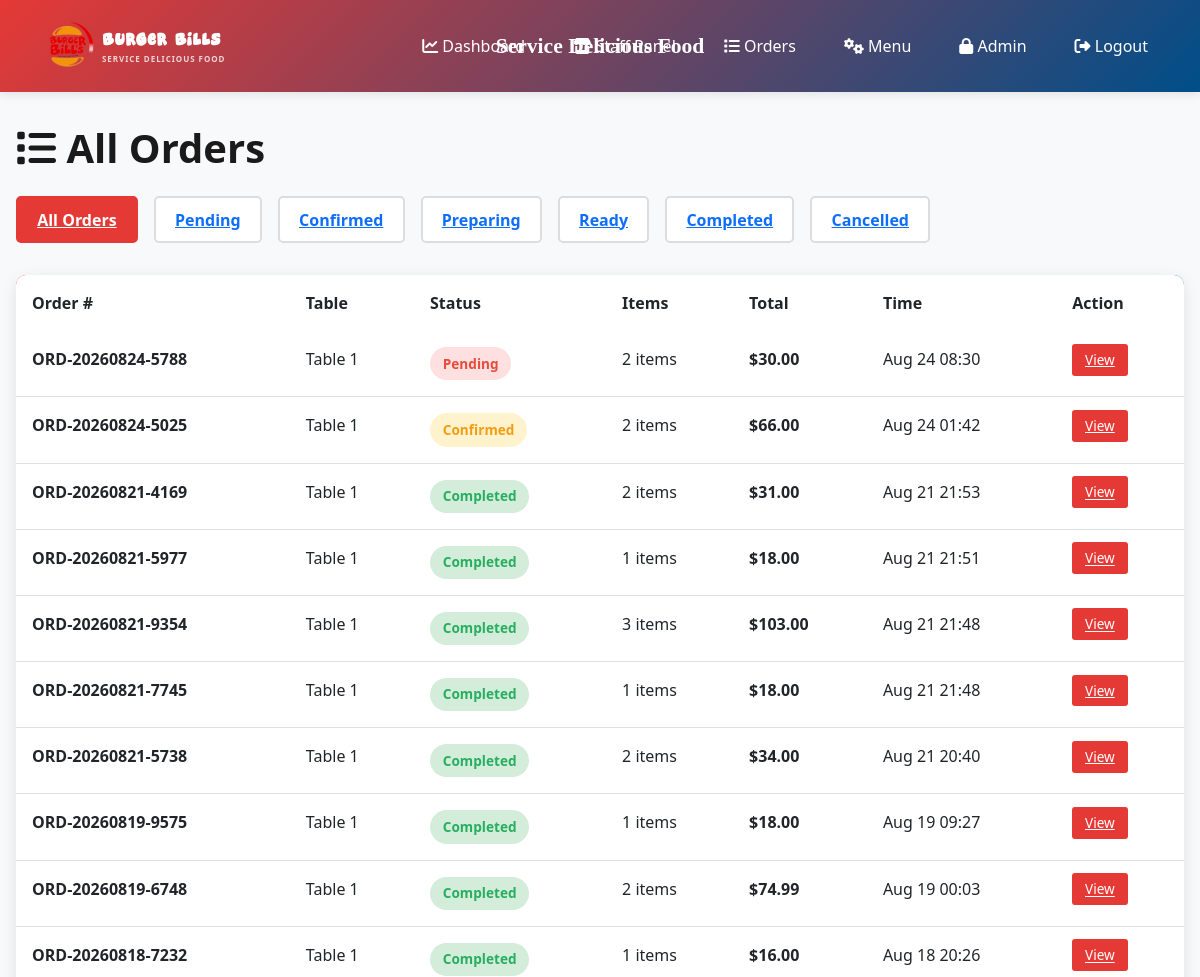
The page /orders/ (signed in, upper part) on the database as committed earlier.
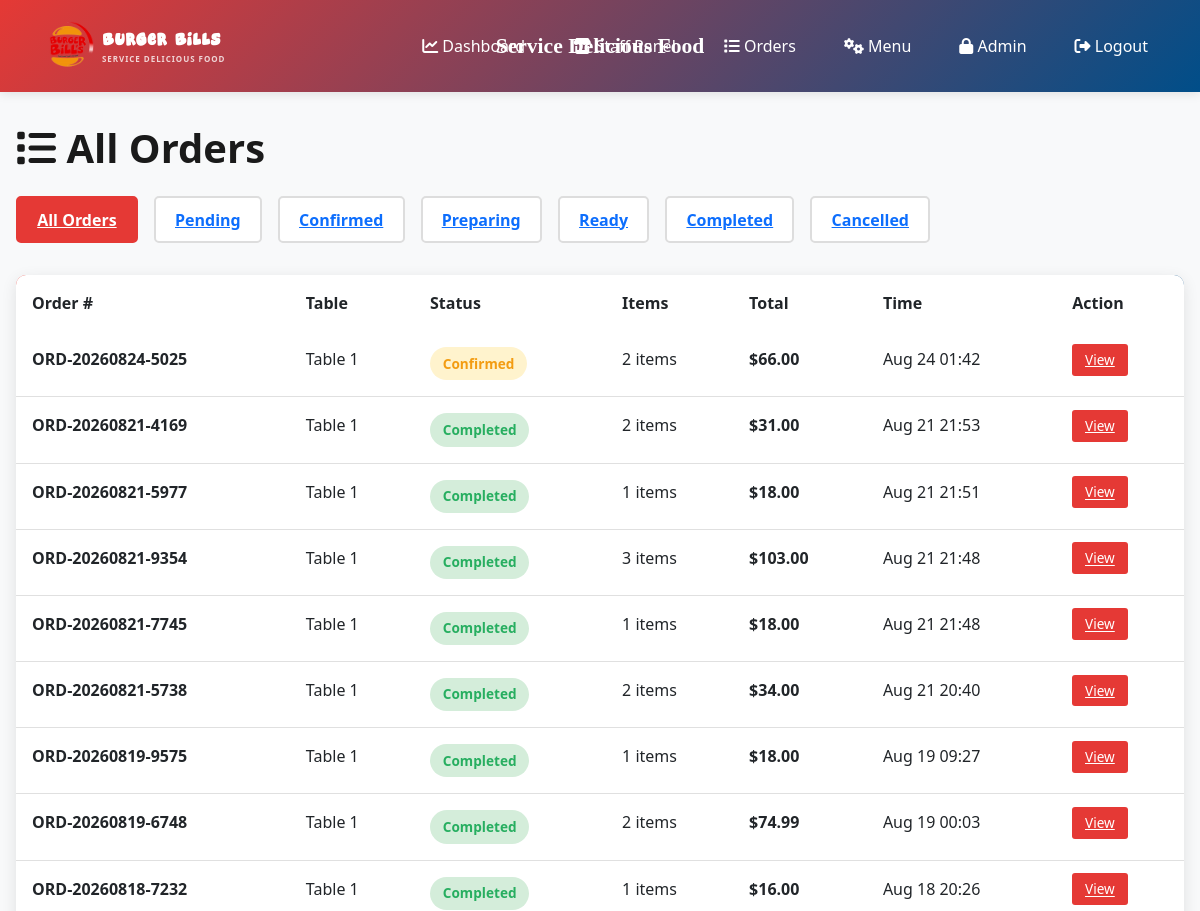
The same page on the database as committed later.
### menu/models.py (models this page shows, shortened)
class Order(models.Model):
    ORDER_STATUS_CHOICES = [
        ('pending', 'Pending'),
        ('confirmed', 'Confirmed'),
        ('preparing', 'Preparing'),
        ('ready', 'Ready'),
        ('completed', 'Completed'),
        ('cancelled', 'Cancelled'),
    ]
    ORDER_TYPE_CHOICES = [
        ('dine_in', 'Dine In'),
        ('pickup', 'Pickup'),
    ]
    table = models.ForeignKey(Table, on_delete=models.CASCADE, related_name='orders', null=True, blank=True)
    order_number = models.CharField(max_length=20, unique=True)
    status = models.CharField(max_length=20, choices=ORDER_STATUS_CHOICES, default='pending')
    order_type = models.CharField(max_length=20, choices=ORDER_TYPE_CHOICES, default='dine_in')
    customer_name = models.CharField(max_length=200, blank=True)
    customer_phone = models.CharField(max_length=20, blank=True)
    customer_email = models.EmailField(blank=True)
    total_amount = models.DecimalField(max_digits=10, decimal_places=2, default=0)
    special_instructions = models.TextField(blank=True)
    estimated_time = models.IntegerField(default=20, help_text="Estimated time in minutes")
    is_called = models.BooleanField(default=False, help_text="Customer has been called to pick up")
    called_at = models.DateTimeField(blank=True, null=True)
    cart_expires_at = models.DateTimeField(blank=True, null=True, help_text="Cart auto-expires after 5 minutes of inactivity")
    created_at = models.DateTimeField(auto_now_add=True)
    updated_at = models.DateTimeField(auto_now=True)
    completed_at = models.DateTimeField(blank=True, null=True)
    class Meta:
        ordering = ['-created_at']

class Table(models.Model):
    number = models.IntegerField(unique=True)
    capacity = models.IntegerField(default=4)
    qr_code = models.ImageField(upload_to='qr_codes/', blank=True, null=True)
    qr_access_token = models.UUIDField(default=uuid.uuid4, editable=False)
    qr_code_generated_at = models.DateTimeField(default=timezone.now, help_text="Timestamp when QR code was last generated")
    is_active = models.BooleanField(default=True)
    created_at = models.DateTimeField(auto_now_add=True)
    menu_access_timeout_minutes = models.IntegerField(
        default=60,
        help_text="Customer menu access expires after this many minutes of inactivity"
    )
    class Meta:
        ordering = ['number']

### menu/views.py (the view)
# urls.py: path('orders/', views.all_orders, name='all_orders'),
@login_required
def all_orders(request):
    if not request.user.is_staff:
        return redirect('index')
    status_filter = request.GET.get('status', '')
    if status_filter:
        orders = Order.objects.filter(status=status_filter).order_by('-created_at')
    else:
        orders = Order.objects.all().order_by('-created_at')
    context = {
        'orders': orders,
        'status_choices': Order.ORDER_STATUS_CHOICES,
        'selected_status': status_filter,
    }
    return render(request, 'menu/all_orders.html', context)

### templates/menu/all_orders.html (shortened to what this page needs)
{% extends 'menu/base.html' %}
{% block content %}
<h1><i class="fas fa-list"></i> All Orders</h1>
<div class="filter-section">
    <a href="{% url 'all_orders' %}" class="filter-btn {% if not selected_status %}active{% endif %}">
        All Orders
    </a>
    {% for status, label in status_choices %}
        <a href="?status={{ status }}" class="filter-btn {% if selected_status == status %}active{% endif %}">
            {{ label }}
        </a>
    {% endfor %}
</div>
{% if orders %}
    <div class="orders-table">
        <table class="table">
            <thead>
                <tr>
                    <th>Order #</th>
                    <th>Table</th>
                    <th>Status</th>
                    <th>Items</th>
                    <th>Total</th>
                    <th>Time</th>
                    <th>Action</th>
                </tr>
            </thead>
            <tbody>
                {% for order in orders %}
                    <tr>
                        <td class="order-number">{{ order.order_number }}</td>
                        <td>Table {{ order.table.number }}</td>
                        <td>
                            <span class="status-badge status-{{ order.status }}">
                                {% if order.status == 'pending' %}Pending
                                {% elif order.status == 'confirmed' %}Confirmed
                                {% elif order.status == 'preparing' %}Preparing
                                {% elif order.status == 'ready' %}Ready
                                {% elif order.status == 'completed' %}Completed
                                {% else %}{{ order.status|title }}{% endif %}
                            </span>
                        </td>
                        <td>{{ order.items.count }} items</td>
                        <td class="price">${{ order.total_amount }}</td>
                        <td>{{ order.created_at|date:"M d H:i" }}</td>
                        <td>
                            <a class="btn-sm btn-edit" href="{% url 'staff_order_receipt' order.id %}">
                                View
                            </a>
                        </td>
                    </tr>
                {% endfor %}
            </tbody>
        </table>
    </div>
{% else %}
    <div class="empty-state">
        <i class="fas fa-inbox"></i>
        <p>No orders found</p>
    </div>
{% endif %}
{% endblock %}

Rows that differ between the two databases and show on the page:
removed Order: order_number "ORD-20260824-5788", table.number "1", status "Pending", items.count "2", total_amount "30.00", created_at "Aug 24 08:30"
